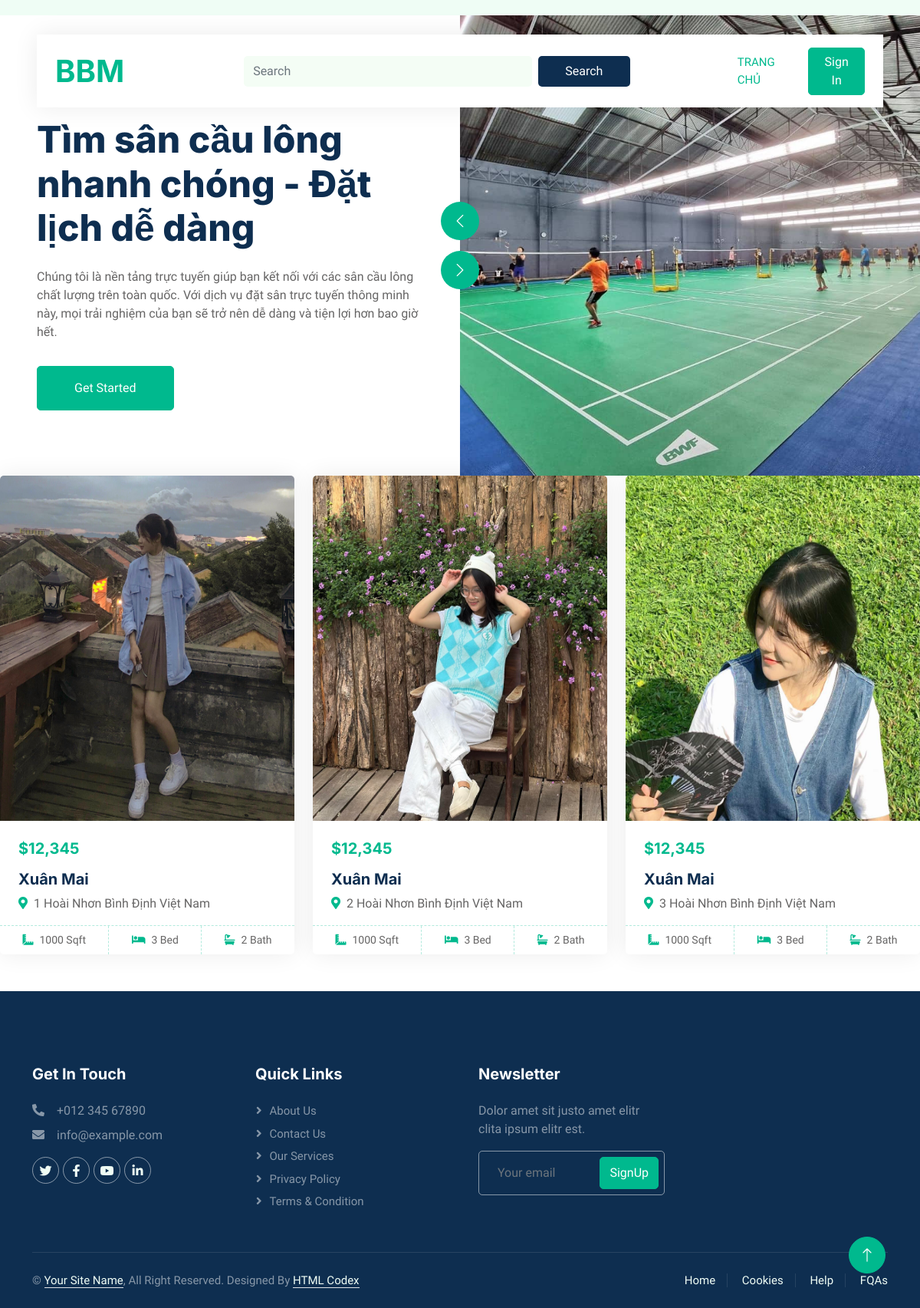
The page /role1 on the database its author committed.
### BCourt/models.py (models this page shows, shortened)
class Court(models.Model):
    courtManager = models.ForeignKey("BUser.User", on_delete=models.CASCADE, limit_choices_to={'role':'courtmanager'})
    maCourt = models.CharField(default='',max_length=10, primary_key=True)
    name = models.CharField(default='',max_length=255)
    address = models.OneToOneField(Address, on_delete=models.CASCADE)
    descreption = models.CharField(default='',max_length=255, null=True, blank= True)
    img=models.ImageField(upload_to="images/")

class Address(models.Model):
    soNha = models.CharField(max_length=255,default='')
    xa = models.CharField(max_length=255,default='')
    huyen = models.CharField(max_length=255,default='')
    tinh = models.CharField(max_length=255,default='')
    quocGia = models.CharField(max_length=255,default='')
    class Meta:
        constraints = [
            models.UniqueConstraint(fields=["soNha", "xa", "huyen", "tinh", "quocGia"], name="unique_address")
        ]
    def __str__(self):
        return f"{self.soNha} {self.huyen} {self.tinh} {self.quocGia}"

### home/views.py (the view)
# urls.py: path('role1', views.role1, name='role1'),
def role1(request):
    lc = Court.objects.all()
    return render(request, 'home/role1.html', {"lc":lc})

### home/templates/home/role1.html (shortened to what this page needs)
{% extends "master_page.html" %}
{% load static %}
{%block header%}
    {%include '../header.html' %}
{%endblock%}
{%block navbar%}
    {%include '../navbar.html' %}
{%endblock%}
{%block content%}
<div class="row g-4">
    {%for item in lc%}
        <div class="col-lg-4 col-md-6 wow fadeInUp">
            <div class="property-item rounded overflow-hidden">
                <div class="position-relative overflow-hidden">
                    <a href=""><img class="img-fluid" style="height: 450px;" src="{{item.img}}" alt=""></a>
                </div>
                <div class="p-4 pb-0">
                    <h5 class="text-primary mb-3">$12,345</h5>
                    <a class="d-block h5 mb-2" href="">{{item.name}}</a>
                    <p><i class="fa fa-map-marker-alt text-primary me-2"></i>{{item.address}}</p>
                </div>
                <div class="d-flex border-top">
                    <small class="flex-fill text-center border-end py-2"><i class="fa fa-ruler-combined text-primary me-2"></i>1000 Sqft</small>
                    <small class="flex-fill text-center border-end py-2"><i class="fa fa-bed text-primary me-2"></i>3 Bed</small>
                    <small class="flex-fill text-center py-2"><i class="fa fa-bath text-primary me-2"></i>2 Bath</small>
                </div>
            </div>
        </div>
    {%endfor%}
</div>
{%endblock%}
{%block footer%}
    {%include '../footer.html' %}
{%endblock%}

### home/static/home/css/style.css (style rules this page uses)
:root { --primary: #00B98E; --secondary: #FF6922; --light: #EFFDF5; --dark: #0E2E50; }
.property-item { box-shadow: 0 0 30px rgba(0, 0, 0, .08); }
.property-item img { transition: .5s; }
.property-item .border-top { border-top: 1px dashed rgba(0, 185, 142, .3) !important; }
.property-item .border-end { border-right: 1px dashed rgba(0, 185, 142, .3) !important; }

### rows shown on the page
Court: img (picture), name "Xuân Mai", address "1 Hoài Nhơn Bình Định Việt Nam"
Court: img (picture), name "Xuân Mai", address "2 Hoài Nhơn Bình Định Việt Nam"
Court: img (picture), name "Xuân Mai", address "3 Hoài Nhơn Bình Định Việt Nam"
